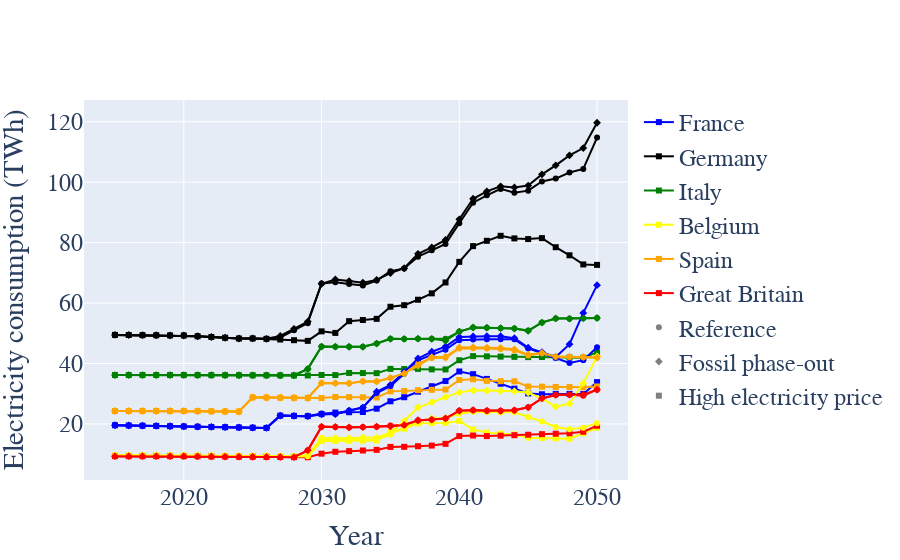

Notebook code cell kept with this figure:
### Code cell
country_colors={"France":"blue","Germany":"black","Italy":"green","Belgium":"yellow","Spain":"orange","Great Britain":"red"}

fig =go.Figure()
for i in range(len(scen.keys())):
    name=list(scen.keys())[i]
    resource_inflow=scen[list(scen.keys())[i]]['resource_tech_inflow']

    showlegend=[True,False,False]
    symbol={"Reference":"circle","Fossil phase-out":"diamond","High electricity price":"square"}
    for country in country_colors.keys():
        energy_input=resource_inflow[(resource_inflow.Resource.isin(primary_resource_conversion.keys()))]
        energy_input=energy_input[(energy_input.Technology!="Electrolyser") & (energy_input.Country==country)]
        energy_input=energy_input.drop(["Sector","Country"],axis=1).groupby(by=["Resource","Year"]).sum().reset_index()


        resource="Electricity"
        name=list(scen.keys())[i]
        fig.add_trace(go.Scatter(x=energy_input[(energy_input.Resource==resource)].Year,
                                 y=energy_input[(energy_input.Resource==resource)].Flow,
                                 name=country,line=dict(width=2,color=country_colors[country]),
                                         mode='lines+markers',marker=dict(symbol=symbol[name]),showlegend=showlegend[i]))

        
fig.update_layout(#title='Electricity consumption per country',title_x=0.5,
                    xaxis_title="Year",
                   yaxis_title='Electricity consumption (TWh)')
fig.update_layout(
    font=dict(
        family="Times New Roman",size=24)
    )
fig.update_annotations(font_size=24)

fig.add_trace(go.Scatter(x=[None],y=[None], mode='markers',
                         marker=dict(symbol='circle', color='grey'),
                         name='Reference',
                         ))    
fig.add_trace(go.Scatter(x=[None],y=[None], mode='markers',
                         marker=dict(symbol='diamond', color='grey'),
                         name='Fossil phase-out',
                         ))
fig.add_trace(go.Scatter(x=[None],y=[None], mode='markers',
                         marker=dict(symbol='square', color='grey'),
                         name='High electricity price',
                         ))
fig.show()
